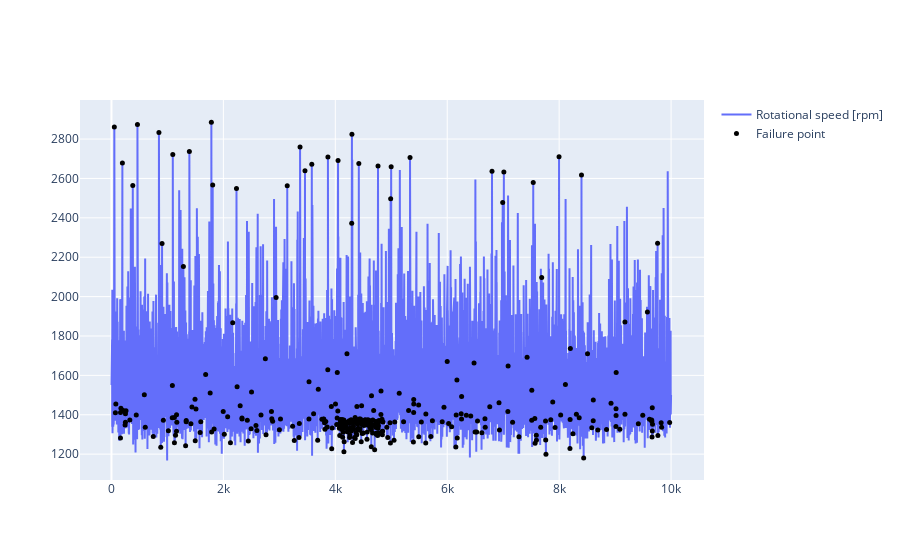

The code cell stored with this chart in its notebook:
### Code cell
# Doing the same with rotational speed
# Create a new figure
fig = go.Figure()

# Add Line plot for air temperature
fig.add_trace(go.Scatter(x=data['UDI'], y=data['Rotational speed [rpm]'], mode='lines', name='Rotational speed [rpm]'))

# Add Scatter plot for machine failures
failures = data[data['Machine failure']==1]
fig.add_trace(go.Scatter(x=failures['UDI'], y=failures['Rotational speed [rpm]'], mode='markers', 
                         marker=dict(color='black', size=5), name='Failure point'))

# Display the plot
fig.show()

### Figure 1 — Plotly figure (JSON) as saved in the notebook; plotly's stock layout.template omitted (floating-point values rounded to 4 significant figures; data arrays with more than 128 entries replaced by an {"elided": "..."} marker saying what was removed)
{"data": [{"mode": "lines", "name": "Rotational speed [rpm]", "type": "scatter", "x": {"elided": "10000 int values"}, "y": {"elided": "10000 int values"}}, {"marker": {"color": "black", "size": 5}, "mode": "markers", "name": "Failure point", "type": "scatter", "x": {"elided": "339 int values"}, "y": {"elided": "339 int values"}}], "layout": {}}
